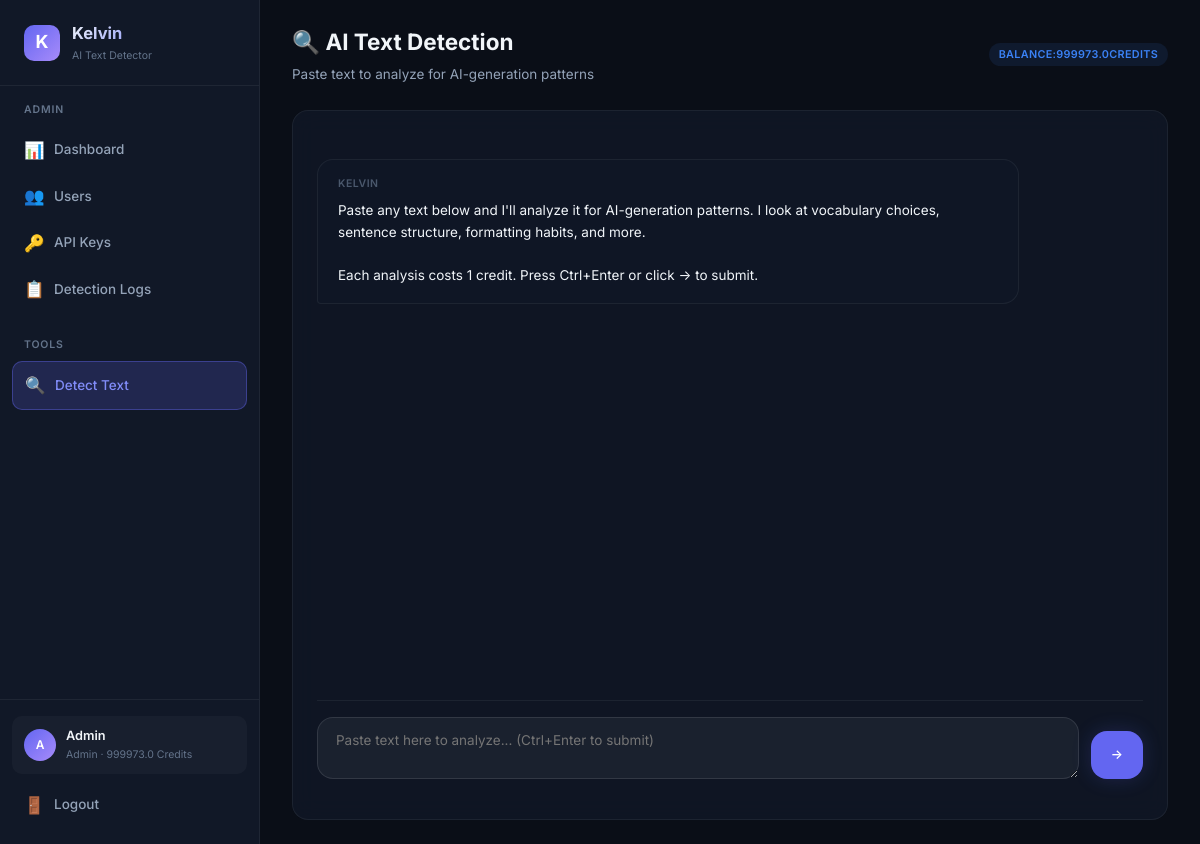
The page /dashboard/detect (signed in) on the database as committed earlier.
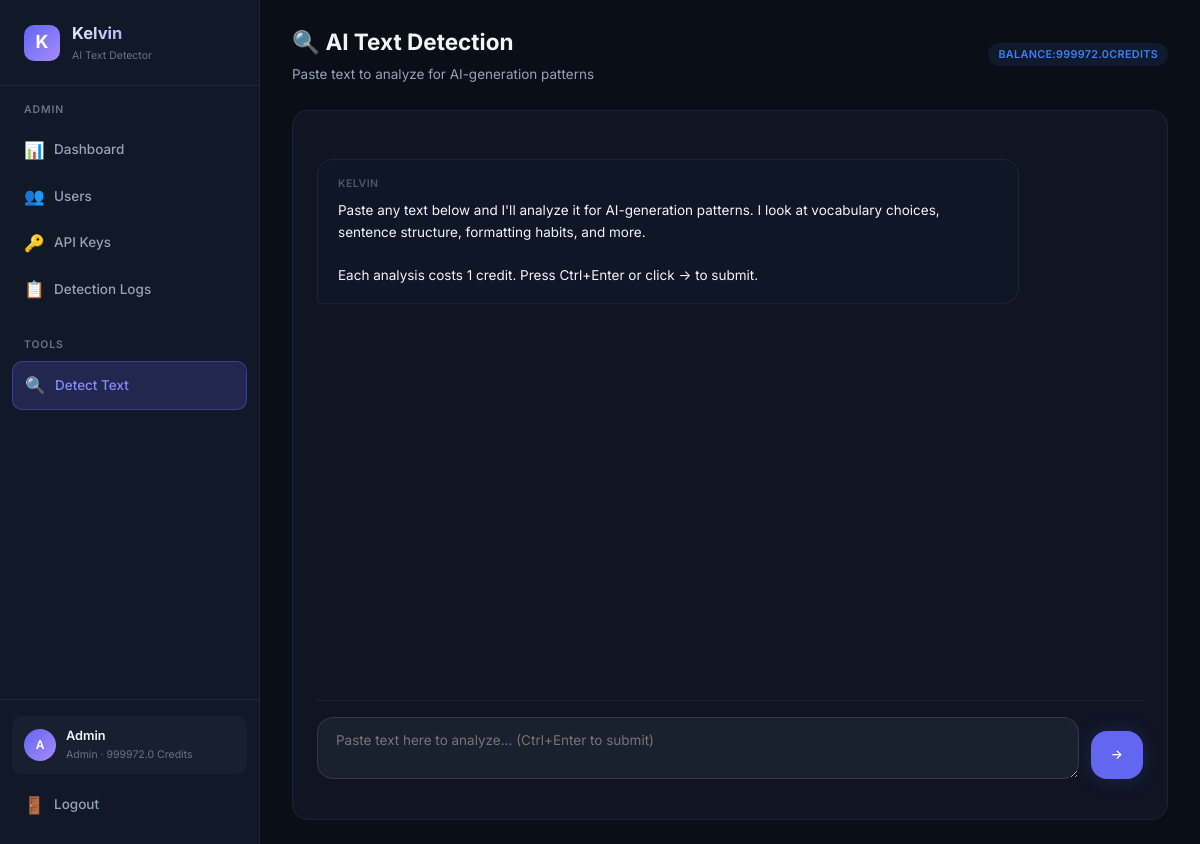
The same page on the database as committed later.
### database.py (models this page shows, shortened)
class User(Base):
    __tablename__ = "users"
    id = Column(Integer, primary_key=True, autoincrement=True)
    email = Column(String(255), unique=True, nullable=False, index=True)
    password_hash = Column(String(255), nullable=False)
    display_name = Column(String(100), nullable=False)
    role = Column(String(20), nullable=False, default="user")  # "admin" or "user"
    balance = Column(Float, nullable=False, default=100.0)
    is_active = Column(Boolean, nullable=False, default=True)
    created_at = Column(DateTime, nullable=False, default=datetime.utcnow)
    api_keys = relationship("APIKeyRecord", back_populates="user", lazy="dynamic")
    detection_logs = relationship("DetectionLog", back_populates="user", lazy="dynamic")
    transactions = relationship("BalanceTransaction", back_populates="user", lazy="dynamic")

### detect-ai.py (the view)
@app.get("/dashboard/detect", response_class=HTMLResponse)
async def user_detect_page(request: Request, db: Session = Depends(get_db_session)):
    _require_web_user(request, db)
    return _render(request, db, "user/detect.html")

### templates/user/detect.html (shortened to what this page needs)
{% extends "base.html" %}
{% set active_page = 'detect' %}
{% block page_header %}
<div class="page-header">
    <div class="flex items-center justify-between">
        <div>
            <h2>🔍 AI Text Detection</h2>
            <p>Paste text to analyze for AI-generation patterns</p>
        </div>
        <div class="badge badge-blue">
            Balance: <span id="balance-display">{{ user.balance | round(1) }}</span> credits
        </div>
    </div>
</div>
{% endblock %}
{% block content %}
<div class="card">
    <div class="chat-container">
        <div class="chat-messages" id="chat-messages">
            <div class="chat-bubble system">
                <div class="bubble-label">Kelvin</div>
                <div class="bubble-text">Paste any text below and I'll analyze it for AI-generation patterns. I look at vocabulary choices, sentence structure, formatting habits, and more.
Each analysis costs 1 credit. Press Ctrl+Enter or click → to submit.</div>
            </div>
        </div>
        <div class="chat-input-area">
            <form id="chat-form" method="POST" action="/dashboard/detect">
                <div class="chat-input-wrapper">
                    <textarea id="chat-input" name="text" placeholder="Paste text here to analyze... (Ctrl+Enter to submit)"
                              required minlength="20" maxlength="50000"></textarea>
                    <button type="submit" id="chat-submit" class="btn btn-primary">→</button>
                </div>
            </form>
        </div>
    </div>
</div>
{% endblock %}

### templates/base.html (shortened to what this page needs)
<!DOCTYPE html>
<html lang="en">
<head>
    <link rel="stylesheet" href="/static/css/style.css?v=6">
</head>
<body>
    {% block body %}
    <div class="app-layout">
        <aside class="sidebar">
            <div class="sidebar-brand">
                <div class="brand-icon">K</div>
                <div>
                    <h1>Kelvin</h1>
                    <div class="brand-version">AI Text Detector</div>
                </div>
            </div>
            <nav class="sidebar-nav">
                {% if user and user.role == 'admin' %}
                <div class="nav-section">
                    <div class="nav-section-title">Admin</div>
                    <a href="/admin/dashboard" class="nav-link {% if active_page == 'admin-dashboard' %}active{% endif %}">
                        <span class="nav-icon">📊</span> Dashboard
                    </a>
                    <a href="/admin/users" class="nav-link {% if active_page == 'admin-users' %}active{% endif %}">
                        <span class="nav-icon">👥</span> Users
                    </a>
                    <a href="/admin/keys" class="nav-link {% if active_page == 'admin-keys' %}active{% endif %}">
                        <span class="nav-icon">🔑</span> API Keys
                    </a>
                    <a href="/admin/logs" class="nav-link {% if active_page == 'admin-logs' %}active{% endif %}">
                        <span class="nav-icon">📋</span> Detection Logs
                    </a>
                </div>
                <div class="nav-section">
                    <div class="nav-section-title">Tools</div>
                    <a href="/dashboard/detect" class="nav-link {% if active_page == 'detect' %}active{% endif %}">
                        <span class="nav-icon">🔍</span> Detect Text
                    </a>
                </div>
                {% endif %}
            </nav>
            {% if user %}
            <div class="sidebar-footer">
                <div class="sidebar-user">
                    <div class="user-avatar">{{ user.display_name[0] | upper }}</div>
                    <div class="user-info">
                        <div class="user-name">{{ user.display_name }}</div>
                        <div class="user-role">{{ user.role }} · {{ user.balance | round(1) }} credits</div>
                    </div>
                </div>
                <a href="/logout" class="nav-link" style="margin-top: 8px;">
                    <span class="nav-icon">🚪</span> Logout
                </a>
            </div>
            {% endif %}
        </aside>
        <main class="main-content">
            {% block page_header %}{% endblock %}
            <div class="page-body">
                {% block content %}{% endblock %}
            </div>
        </main>
    </div>
    {% endblock %}
</body>
</html>

Rows that differ between the two databases and show on the page:
changed User "Admin": balance "999973.0" → "999972.0"
